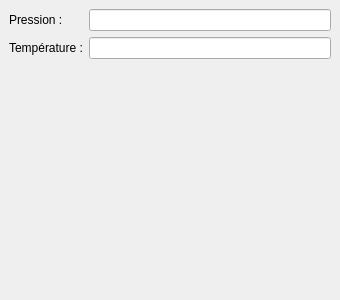
<ui version="4.0" >
 <class>__CLASSNAME__</class>
 <widget class="QWidget" name="__CLASSNAME__" >
  <property name="geometry" >
   <rect>
    <x>0</x>
    <y>0</y>
    <width>340</width>
    <height>300</height>
   </rect>
  </property>
  <property name="windowTitle" >
   <string>Form</string>
  </property>
  <layout class="QHBoxLayout" >
   <property name="margin" >
    <number>9</number>
   </property>
   <property name="spacing" >
    <number>6</number>
   </property>
   <item>
    <layout class="QVBoxLayout" >
     <property name="margin" >
      <number>0</number>
     </property>
     <property name="spacing" >
      <number>6</number>
     </property>
     <item>
      <layout class="QHBoxLayout" >
       <property name="margin" >
        <number>0</number>
       </property>
       <property name="spacing" >
        <number>6</number>
       </property>
       <item>
        <layout class="QVBoxLayout" >
         <property name="margin" >
          <number>0</number>
         </property>
         <property name="spacing" >
          <number>6</number>
         </property>
         <item>
          <widget class="QLabel" name="label" >
           <property name="text" >
            <string>Pression :</string>
           </property>
          </widget>
         </item>
         <item>
          <widget class="QLabel" name="label_2" >
           <property name="text" >
            <string>Température :</string>
           </property>
          </widget>
         </item>
        </layout>
       </item>
       <item>
        <layout class="QVBoxLayout" >
         <property name="margin" >
          <number>0</number>
         </property>
         <property name="spacing" >
          <number>6</number>
         </property>
         <item>
          <widget class="QLineEdit" name="lineEdit" />
         </item>
         <item>
          <widget class="QLineEdit" name="lineEdit_2" />
         </item>
        </layout>
       </item>
      </layout>
     </item>
     <item>
      <spacer>
       <property name="orientation" >
        <enum>Qt::Vertical</enum>
       </property>
       <property name="sizeHint" >
        <size>
         <width>20</width>
         <height>121</height>
        </size>
       </property>
      </spacer>
     </item>
    </layout>
   </item>
  </layout>
 </widget>
 <resources/>
 <connections/>
</ui>
